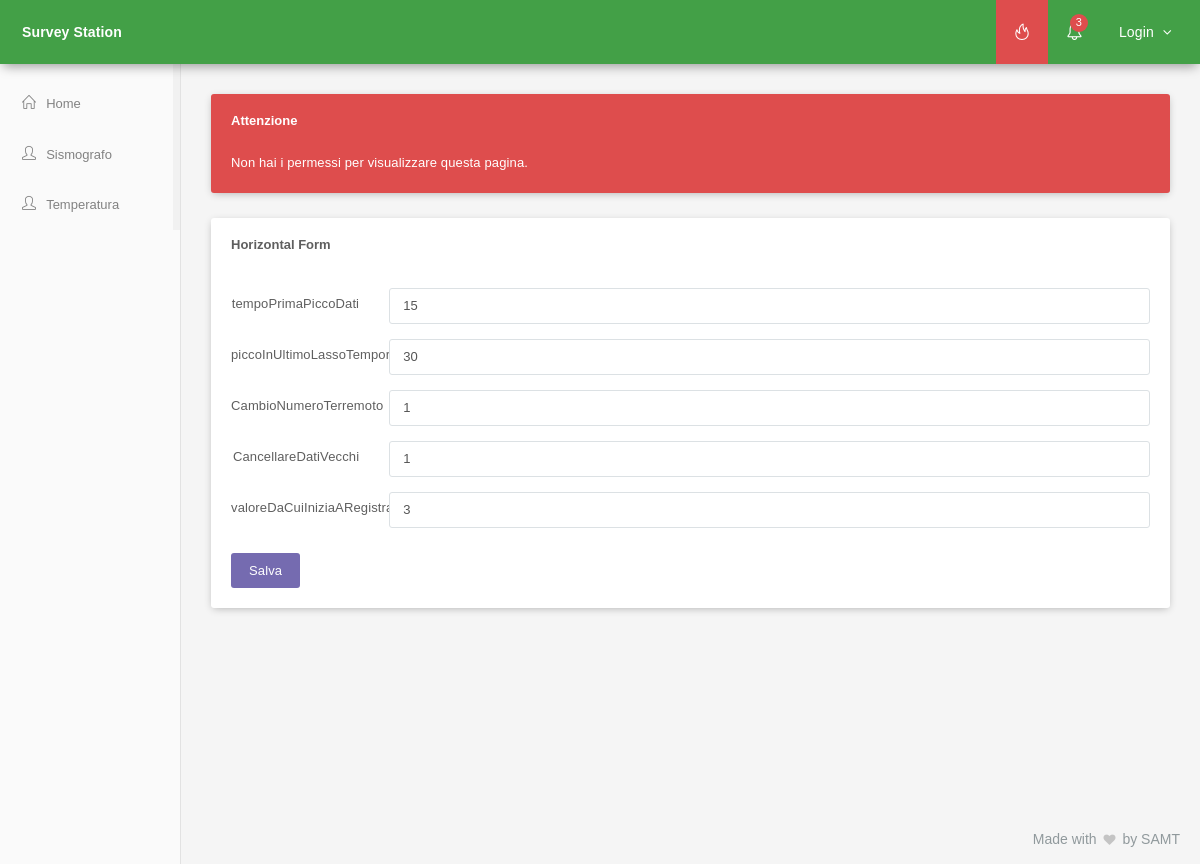
Screenshot of /Sito/admin/index.php with the database file from the repository.
### tables this page shows
create table configurazione(
  `ID` int(11) AUTO_INCREMENT not null,
  `Parametro` varchar(60) NOT NULL,
  `Valore` varchar(60) NOT NULL,
  PRIMARY KEY (`ID`)
);

### Sito/admin/index.php (the view, shortened to what this page needs)
<?php
require "../inc/config.php";
?>
<!DOCTYPE html>
<html lang="en">
<head>
	<?php
	$globals['page'] = 'Admin';
	require "../inc/head.php"; ?>
	<head>
		<body class="compact-menu">
			<main class="page-content content-wrap">
				<?php require "../inc/menu.php"; ?>
				<?php require "../inc/sidebar.php"; ?>
				<div class="page-inner">
					<div id="main-wrapper">
						<div class="row">
							<div class="col-lg-12 col-md-12 col-sm-12 col-xs-12">
								<div class="panel panel-red">
									<div class="panel-heading">
										<h3 class="panel-title">Attenzione</h3>
									</div>
									<div class="panel-body">
										Non hai i permessi per visualizzare questa pagina.
									</div>
								</div>
							</div>
						</div>
						<div class="row">
							<div class="col-lg-12 col-md-12 col-sm-12 col-xs-12">
								<div class="panel panel-white">
									<div class="panel-heading clearfix">
										<h4 class="panel-title">Horizontal Form</h4>
									</div>
									<div class="panel-body">
										<form class="form-horizontal m-t-xs" action="" method="post">
											<?php
											$result = $mysql_con->query('SELECT * from configurazione');
											$rows = array();
											while ($r = $result->fetch_array(MYSQLI_ASSOC)) {
												$rows[] = $r;
											}
											for($i=0; $i<count($rows); $i++){
												echo '<div class="form-group">
												<label for="input-Default" class="col-sm-2 control-label">'.$rows[$i]["Parametro"].'</label>
												<div class="col-sm-10">
												<input type="text" class="form-control" name="'.$rows[$i]["ID"].'" value="'.$rows[$i]["Valore"].'"/>
												</div>
												</div>';
											}
											?>
											<button type="submit" class="btn btn-primary m-t-xs m-b-xs">Salva</button>
										</form>
									</div>
								</div>
							</div>
						</div>
					</div>
					<?php require "../inc/foot.php"; ?>
				</div>
			</main>
		</body>

### Sito/inc/head.php (shortened to what this page needs)
<link href="/surveystation/assets/plugins/pace-master/themes/blue/pace-theme-flash.css" rel="stylesheet"/>
<link href="/surveystation/assets/plugins/uniform/css/default.css" rel="stylesheet"/>
<link href="/surveystation/assets/plugins/bootstrap/css/bootstrap.min.css" rel="stylesheet" type="text/css"/>
<link href="/surveystation/assets/plugins/fontawesome/css/font-awesome.css" rel="stylesheet" type="text/css"/>
<link href="/surveystation/assets/plugins/line-icons/simple-line-icons.css" rel="stylesheet" type="text/css"/>
<link href="/surveystation/assets/plugins/offcanvasmenueffects/css/menu_cornerbox.css" rel="stylesheet" type="text/css"/>
<link href="/surveystation/assets/plugins/waves/waves.min.css" rel="stylesheet" type="text/css"/>
<link href="/surveystation/assets/plugins/switchery/switchery.min.css" rel="stylesheet" type="text/css"/>
<link href="/surveystation/assets/plugins/3d-bold-navigation/css/style.css" rel="stylesheet" type="text/css"/>
<link href="/surveystation/assets/plugins/slidepushmenus/css/component.css" rel="stylesheet" type="text/css"/>
<link href="/surveystation/assets/plugins/weather-icons-master/css/weather-icons.min.css" rel="stylesheet" type="text/css"/>
<link href="/surveystation/assets/plugins/toastr/toastr.min.css" rel="stylesheet" type="text/css"/>
<link href="/surveystation/assets/css/meteor.min.css" rel="stylesheet" type="text/css"/>
<link href="/surveystation/assets/css/layers/material-layer-green.css" class="theme-color" rel="stylesheet" type="text/css"/>
<link href="/surveystation/assets/css/animate.css" rel="stylesheet" type="text/css"/>
<link href="/surveystation/assets/css/custom.css" rel="stylesheet" type="text/css"/>

### Sito/inc/menu.php (shortened to what this page needs)
<div class="navbar">
    <div class="navbar-inner">
        <div class="logo-box">
            <a href="/surveystation/index.php" class="logo-text"><span>Survey Station</span></a>
        </div>
        <div class="topmenu-outer">
            <div class="top-menu">
                <ul class="nav navbar-nav navbar-right">
                    <li><a id="btn-n" class="dropdown-toggle btn-danger" data-toggle="dropdown"><i class="icon-fire"></i></a></li>
                    <li class="dropdown">
                        <a href="#" class="dropdown-toggle" data-toggle="dropdown"><i class="icon-bell"></i><span class="badge badge-danger pull-right">3</span></a>
                    </li>
                    <li class="dropdown">
                        <a href="#" class="dropdown-toggle" data-toggle="dropdown">
                            <span class="user-name">
                              <?php
                                if($_SESSION['email'] != null){
                                  echo "<i class='fa fa-user'></i>";
                                }
                                else{
                                  echo "Login";
                                }
                              ?>
                              <i class="fa fa-angle-down"></i>
                            </span>
                        </a>
                    </li>
                </ul>
            </div>
        </div>
    </div>
</div>

### Sito/inc/sidebar.php (shortened to what this page needs)
<div class="page-sidebar sidebar">
    <div class="page-sidebar-inner slimscroll">
        <ul class="menu accordion-menu">
            <li class="<?php if($globals['page'] == 'Home') echo 'active'; ?>"><a href="/surveystation/" class="waves-effect waves-button"><span class="menu-icon icon-home"></span><p>Home</p></a></li>
            <li class="<?php if($globals['page'] == 'Shake') echo 'active'; ?>"><a href="/surveystation/shake" class="waves-effect waves-button"><span class="menu-icon icon-user"></span><p>Sismografo</p><?php if($globals['page'] == 'shake') echo '<span class="active-page"></span>'; ?></a></li>
            <li class="<?php if($globals['page'] == 'Temperatura') echo 'active'; ?>"><a href="profile.html" class="waves-effect waves-button"><span class="menu-icon icon-user"></span><p>Temperatura</p><?php if($globals['page'] == 'temp') echo '<span class="active-page"></span>'; ?></a></li>
        </ul>
    </div>
</div>

### Sito/inc/foot.php
<div class="page-footer">
    <p class="no-s">Made with <i class="fa fa-heart"></i> by SAMT</p>
</div>

### Sito/assets/css/layers/material-layer-green.css (style rules this page uses)
body { background: #ccc; }
.page-content { background: #fafafa; }
.navbar { height: 64px; box-shadow: 0 5px 11px -3px rgba(0, 0, 0, 0.4); }
.navbar-inner { background: #43A047; }
.navbar .logo-box { background: #43A047; width: 180px; height: 64px; }
.navbar .logo-box a { color: #fff; }
.navbar .logo-box .logo-text { line-height: 64px; padding-left: 22px; padding-right: 22px; font-weight: bold; }
.topmenu-outer { background: #43A047; height: 64px; margin-left: 180px; }
.top-menu .navbar-nav > li > a { color: #fff; padding: 0 18px; }
.sidebar { background: #fafafa; }
.menu { background: #fafafa; }
.menu.accordion-menu { width: 180px; }
.menu.accordion-menu a { color: #828282; padding-left: 22px; padding-right: 22px; }
.menu.accordion-menu a p { font-size: 13px; }
.menu.accordion-menu > li > a.waves-button, .menu.accordion-menu > li > a.waves-circle { -webkit-mask-image: none; }
.top-menu .navbar-nav > li > a > .badge { top: 14px; right: 13px; }
.top-menu .navbar-nav > li > a > .user-name { line-height: 64px; }
.page-sidebar { width: 180px; }
.page-sidebar .page-sidebar-inner { padding-top: 15px; }
.page-footer { background: #F5F5F5; }
.page-footer p { color: #90999c; text-align: right; }
.page-footer p i { color: #c4c4c4; }
.top-menu .navbar-nav > li > a > i { line-height: 64px; }
.page-inner { border-left: 1px solid #E2E2E2; }
#main-wrapper { margin: 30px; }
.panel { box-shadow: 0 2px 8px -2px rgba(0,0,0,0.3); border: 0; }
.navbar, .top-menu .navbar-nav>li, .topmenu-outer { height: 64px; }

### rows the page displays
configurazione: Parametro "tempoPrimaPiccoDati", Valore "15"
configurazione: Parametro "piccoInUltimoLassoTemporale", Valore "30"
configurazione: Parametro "CambioNumeroTerremoto", Valore "1"
configurazione: Parametro "CancellareDatiVecchi", Valore "1"
configurazione: Parametro "valoreDaCuiIniziaARegistrareDati", Valore "3"
